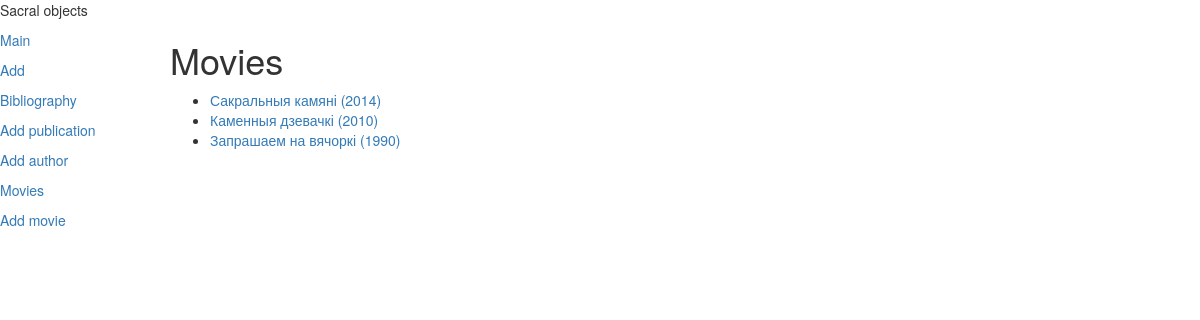
Before: /movies/ with the older database file.
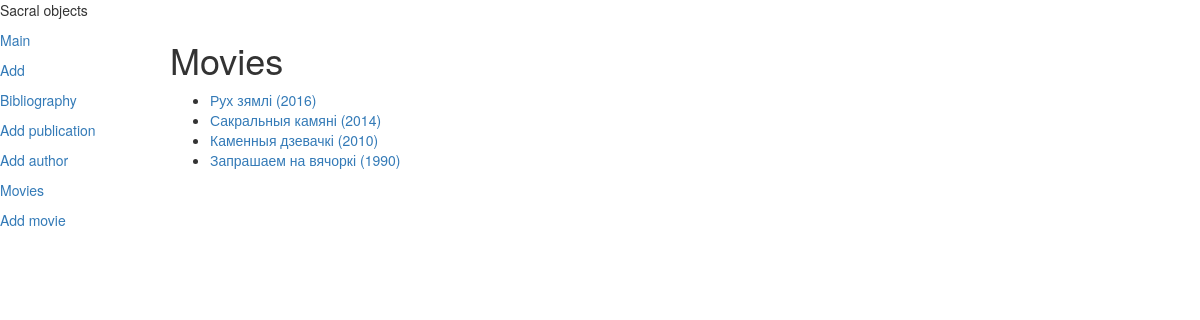
After: the same page with the newer database file.
### movie/models.py (models this page shows)
class Movie(models.Model):
    DOCUMENTARY = 0
    ART = 1
    NEWSREEL = 2
    REPORTAGE = 3
    RATINGS = (
        (DOCUMENTARY, 'Знята ў час аўтэнтычнага абрада'),
        (ART, 'Мастацкае асэнсаванне'),
        (NEWSREEL, 'Апрацаваны запіс аўтэнтычнага абраду'),
        (REPORTAGE, 'Непасрэдная перадача падзеі'),
    )
    title = models.CharField(max_length=140)
    plot = models.TextField()
    year = models.PositiveIntegerField()
    rating = models.IntegerField(
        choices=RATINGS,
        default=DOCUMENTARY)
    director = models.ManyToManyField(to='volumbf.Authors', related_name='directed_by', blank=True)
    creators = models.ManyToManyField(to='volumbf.Authors', through='Role', related_name='created_by', blank=True)
    website = models.URLField(blank=True)
    objects = MovieManager()
    class Meta:
        ordering = ('-year', 'title')
        verbose_name = 'Фільм'
        verbose_name_plural = 'Фільмы'
    def __str__(self):
        return '{} ({})'.format(self.title, self.year)

### movie/views.py (the view)
# urls.py: path('movies/', views.MovieList.as_view(), name='MovieList'),
class MovieList(ListView):
    model = Movie

### movie/templates/movie/movie_list.html (shortened to what this page needs)
{% extends "layout/basic.html" %}
{% block content %}
<h1>Movies</h1>
<ul>
   {% for movie in object_list %}
     <li><a href="{%  url 'movie:MovieDetail' pk=movie.id %}">{{ movie }}</a> </li>
   {% endfor %}
</ul>
{% endblock %}

Changed rows visible on the page:
added Movie: title+year "Рух зямлі (2016)"
